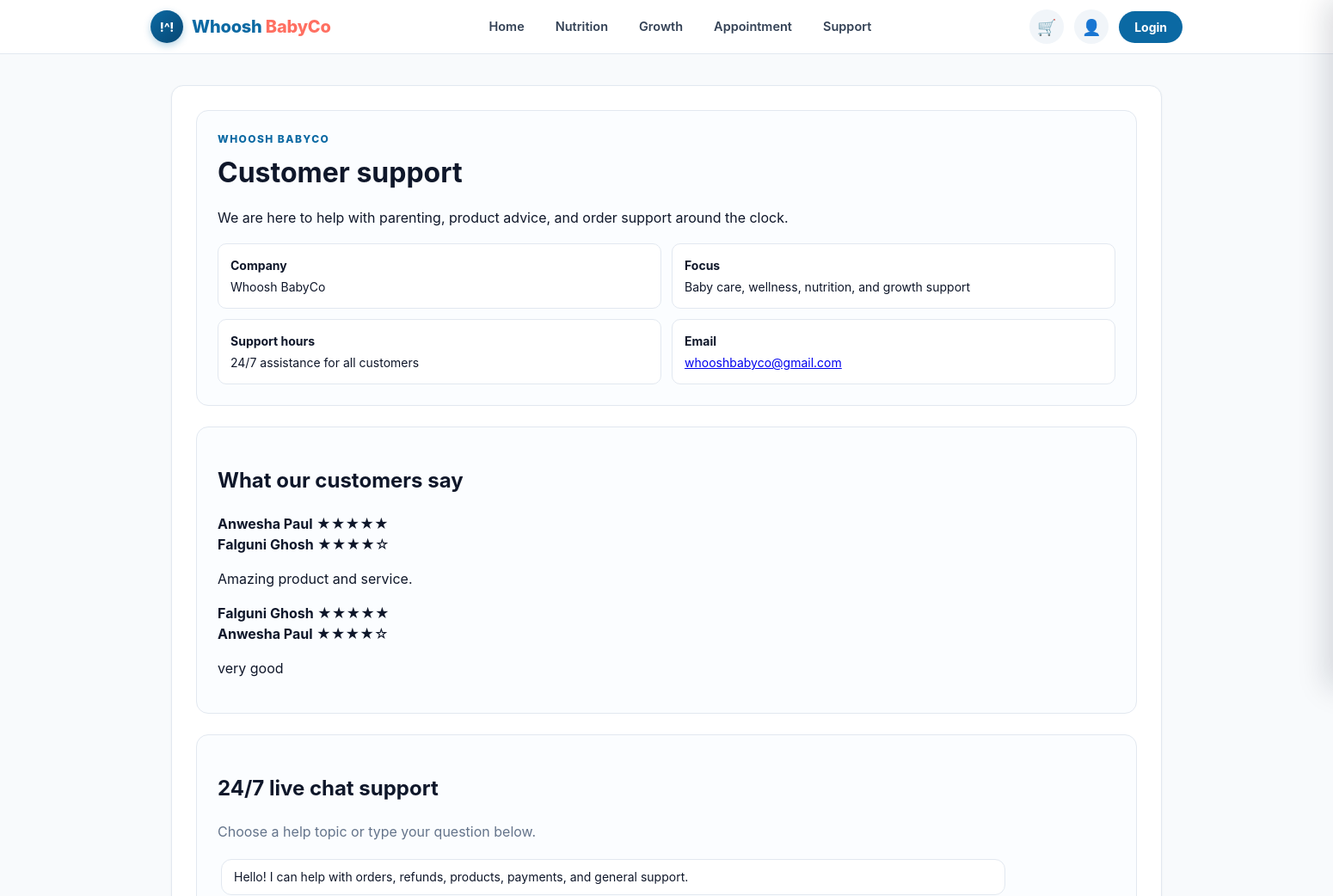
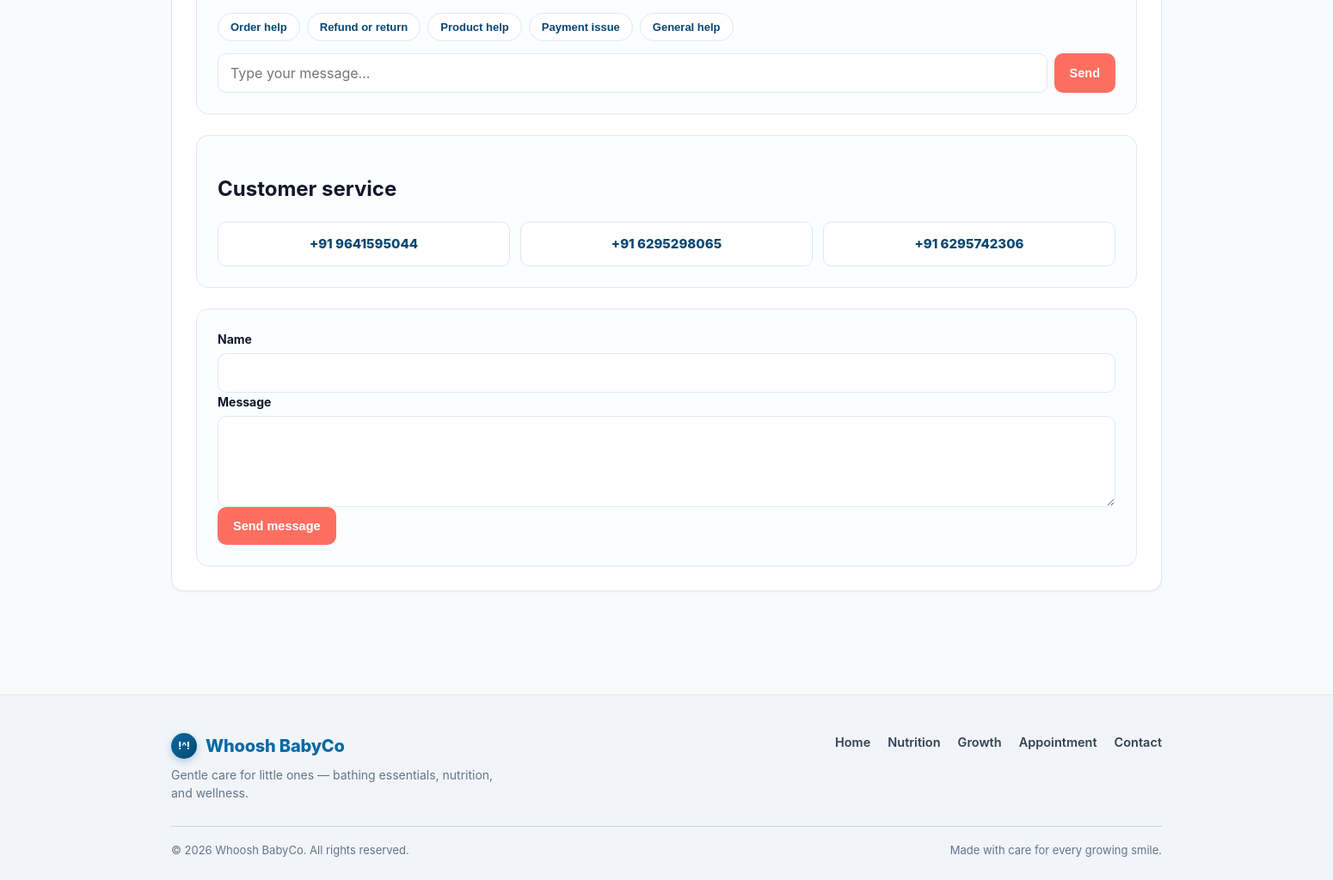
Page /contact/ on the committed database (2 pictures, top to bottom).
### store/models.py (models this page shows)
class Feedback(models.Model):
    user = models.ForeignKey(User, on_delete=models.CASCADE, related_name="feedback")
    rating = models.PositiveSmallIntegerField()
    review = models.TextField(blank=True)
    created_at = models.DateTimeField(auto_now_add=True)
    class Meta:
        ordering = ("-created_at",)

### store/views.py (the view)
# urls.py: path("contact/", views.contact, name="contact"),
def contact(request):
    submitted = False
    if request.method == "POST":
        submitted = all(request.POST.get(field, "").strip() for field in ("name", "email", "message"))
    return render(request, "store/contact.html", {"submitted": submitted, "feedback": Feedback.objects.select_related("user")})

### templates/store/contact.html (shortened to what this page needs)
{% extends 'store/base.html' %}
{% block content %}
<div class="container page-shell">
  <div class="support-card contact-page">
    <section class="company-details">
      <p class="eyebrow">WHOOSH BABYCO</p>
      <h1>Customer support</h1>
      <p>We are here to help with parenting, product advice, and order support around the clock.</p>
      <div class="company-detail-grid">
        <div><strong>Company</strong><span>Whoosh BabyCo</span></div>
        <div><strong>Focus</strong><span>Baby care, wellness, nutrition, and growth support</span></div>
        <div><strong>Support hours</strong><span>24/7 assistance for all customers</span></div>
        <div><strong>Email</strong><a href="whooshbabyco@gmail.com">whooshbabyco@gmail.com</a></div>
      </div>
    </section>
    <section class="support-form-section">
      <h2>What our customers say</h2>
      <div class="feedback-list">
        {% for review in feedback %}
          <article class="feedback-item">
            <strong>{{ review.user.get_full_name|default:review.user.username }}</strong>
            <span class="feedback-stars" aria-label="{{ review.rating }} out of 5 stars">{% for star in "12345" %}{% if forloop.counter <= review.rating %}★{% else %}☆{% endif %}{% endfor %}</span>
            {% if review.review %}<p>{{ review.review }}</p>{% endif %}
          </article>
        {% empty %}
          <p class="muted">No customer reviews yet.</p>
        {% endfor %}
      </div>
    </section>
    <section class="support-chat-section">
      <h2>24/7 live chat support</h2>
      <p class="muted">Choose a help topic or type your question below.</p>
      <div id="chatWindow" class="chat-window" aria-live="polite">
        <div class="chat-message support-message">Hello! I can help with orders, refunds, products, payments, and general support.</div>
      </div>
      <div class="chat-options" aria-label="Common support topics">
        <button type="button" class="chat-option" data-topic="order">Order help</button>
        <button type="button" class="chat-option" data-topic="refund">Refund or return</button>
        <button type="button" class="chat-option" data-topic="product">Product help</button>
        <button type="button" class="chat-option" data-topic="payment">Payment issue</button>
        <button type="button" class="chat-option" data-topic="general">General help</button>
      </div>
      <form id="chatForm" class="chat-form">
        <input id="chatInput" type="text" placeholder="Type your message..." aria-label="Type your message" required>
        <button class="button" type="submit">Send</button>
      </form>
    </section>
    <section class="helpline-section">
      <h2>Customer service</h2>
      <div class="helpline-grid">
        <a href="tel:+919641595044">+91 9641595044</a>
        <a href="tel:+916295298065">+91 6295298065</a>
        <a href="tel:+916295742306">+91 6295742306</a>
      </div>
    </section>
    <section class="support-form-section">
    <form class="support-form" method="post">
      <div class="grid">
        <label>Name<input type="text" name="name" required></label>
      </div>
      <label>Message<textarea name="message" rows="4" required></textarea></label>
      <button class="button" type="submit">Send message</button>
    </form>
    </section>
  </div>
</div>
{% endblock %}

### templates/store/base.html (shortened to what this page needs)
{% load static %}
<!DOCTYPE html>
<html lang="en">
<head>
  <link rel="stylesheet" href="{% static 'css/store.css' %}">
</head>
<body>
  <header class="topbar" id="mainHeader">
    <div class="container nav">
      <a href="{% url 'home' %}" class="logo" aria-label="Whoosh BabyCo Home">
        <span class="logo-badge" aria-hidden="true">!^!</span>
        <span class="logo-text">Whoosh <span class="logo-accent">BabyCo</span></span>
      </a>
      <nav class="nav-links desktop-nav" aria-label="Main Navigation">
        <a href="{% url 'home' %}" class="nav-item">Home</a>
        <a href="{% url 'nutrition' %}" class="nav-item">Nutrition</a>
        <a href="{% url 'growth' %}" class="nav-item">Growth</a>
        <a href="{% url 'appointment' %}" class="nav-item">Appointment</a>
        <a href="{% url 'contact' %}" class="nav-item">Support</a>
      </nav>
      <div class="nav-actions">
        <a href="{% url 'cart' %}" class="nav-icon-link cart-link" aria-label="Shopping Cart">
          <span class="nav-icon" aria-hidden="true">🛒</span>
        </a>
        <a href="{% url 'profile' %}" class="nav-icon-link profile-link" aria-label="User Profile" title="Profile">
          <span class="nav-icon" aria-hidden="true">👤</span>
        </a>
        {% if request.user.is_authenticated %}
          <a href="{% url 'logout' %}" class="nav-btn logout-btn desktop-only">Logout</a>
        {% else %}
          <a href="{% url 'login_page' %}" class="nav-btn login-btn desktop-only">Login</a>
        {% endif %}
      </div>
    </div>
  </header>
  <main>
    {% block content %}{% endblock %}
  </main>
  <footer>
    <div class="footer-inner container">
      <div class="footer-brand-col">
        <div class="logo footer-logo">
          <span class="logo-badge sm">!^!</span>
          <span>Whoosh BabyCo</span>
        </div>
        <p class="footer-tagline">Gentle care for little ones — bathing essentials, nutrition, and wellness.</p>
      </div>
      <div class="footer-links-col">
        <a href="{% url 'home' %}">Home</a>
        <a href="{% url 'nutrition' %}">Nutrition</a>
        <a href="{% url 'growth' %}">Growth</a>
        <a href="{% url 'appointment' %}">Appointment</a>
        <a href="{% url 'contact' %}">Contact</a>
      </div>
      <div class="footer-bottom-col">
        <div>&copy; 2026 Whoosh BabyCo. All rights reserved.</div>
        <div class="footer-credit">Made with care for every growing smile.</div>
      </div>
    </div>
  </footer>
</body>
</html>

### rows in the picture
Feedback: user.get_full_name "Anwesha Paul", rating 5 (drawn)
Feedback: user.get_full_name "Falguni Ghosh", rating 4 (drawn), review "Amazing product and service."
Feedback: user.get_full_name "Falguni Ghosh", rating 5 (drawn)
Feedback: user.get_full_name "Anwesha Paul", rating 4 (drawn), review "very good"
